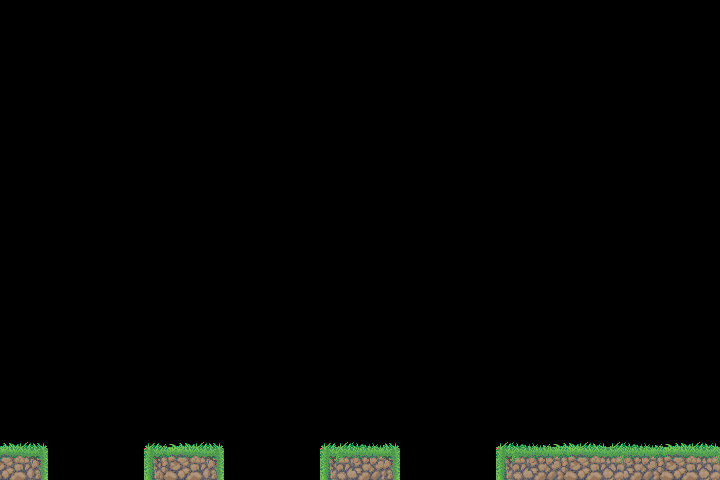

This game map was drawn from its Tiled (.tmx) file and the tilesets committed beside it. A one-line description and the trimmed map source follow:
An orthogonal 45x30 tile map with 16x16 px tiles, 3 tile layers (collision, Grass 0, Grass 1), 2 tilesets.

<map version="1.0" orientation="orthogonal" width="45" height="30" tilewidth="16" tileheight="16">
 <tileset firstgid="1" name="collision" tilewidth="16" tileheight="16">
  <image source="red.png" width="128" height="51" />
 </tileset>
 <tileset firstgid="25" name="grasstile" tilewidth="16" tileheight="16">
  <image source="grasstile.png" width="144" height="80" />
 </tileset>
 <layer name="collision" width="45" height="30">
  <data>[1350 cells, 54 non-empty, 1 distinct tile ids]</data>
 </layer>
 <layer name="Grass 0" width="45" height="30">
  <data>[1350 cells, 54 non-empty, 18 distinct tile ids]</data>
 </layer>
 <layer name="Grass 1" width="45" height="30">
  <data>[1350 cells, 27 non-empty, 9 distinct tile ids]</data>
 </layer>
</map>
